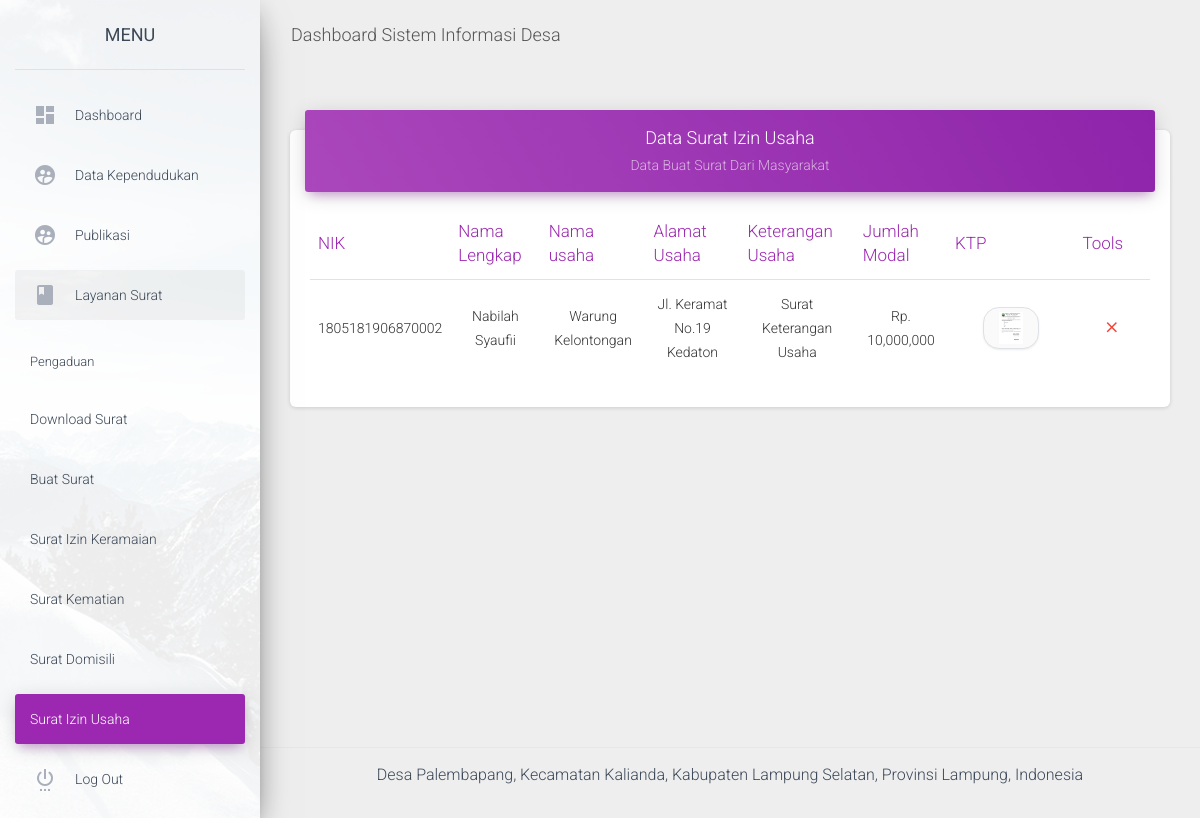
Page /admin/data_surat_usaha.php (signed in) on the committed database.
### tables this page shows
CREATE TABLE `surat_usaha` (
  `id_surat_usaha` varchar(10) NOT NULL,
  `nama` varchar(50) NOT NULL,
  `nik` varchar(50) NOT NULL,
  `alamat` varchar(50) NOT NULL,
  `nama_usaha` varchar(255) NOT NULL,
  `keterangan_usaha` text NOT NULL,
  `jumlah_modal_usaha` varchar(50) NOT NULL,
  `file_surat` varchar(255) NOT NULL
);

### admin/data_surat_usaha.php (the view, shortened to what this page needs)
<?php include "atas.php";include "config.php"; ?>
<?php if(isset($_SESSION['username'])) { ?>
<div class="wrapper ">
  <div class="sidebar" data-color="purple" data-background-color="white" data-image="assets/img/sidebar-1.jpg">
    <div class="logo">
      <a href="" class="simple-text logo-normal">
        MENU
      </a>
    </div>
    <div class="sidebar-wrapper">
      <ul class="nav">
        <li class="nav-item">
          <a class="nav-link" href="home">
            <i class="material-icons">dashboard</i>
            <p>Dashboard</p>
          </a>
        </li>
        <li class="nav-item">
          <a href="#penduduksub" data-toggle="collapse" aria-expanded="false" class="nav-link">
            <i class="material-icons">supervised_user_circle</i>
            <p>Data Kependudukan</p>
          </a>
        </li>
        <li class="nav-item">
          <a href="#publikasisub" data-toggle="collapse" aria-expanded="false" class="nav-link">
            <i class="material-icons">supervised_user_circle</i>
            <p>Publikasi</p>
          </a>
        </li>
        <li class="nav-item active">
          <a href="#layanansuratsub" data-toggle="collapse" aria-expanded="false" class="nav-link">
            <i class="material-icons">book</i>
            <p>Layanan Surat</p>
          </a>
          <ul class="nav collapse list-unstyled" id="layanansuratsub">
            <li class="nav-item">
              <a class="nav-link" href="data_pengaduan">Pengaduan</a>
            </li>
            <li class="nav-item">
              <a class="nav-link" href="data_download">
                <p>Download Surat</p>
              </a>
            </li>
            <li class="nav-item ">
              <a class="nav-link" href="data_buat_surat">
                <p>Buat Surat</p>
              </a>
            </li>
            <li class="nav-item ">
              <a class="nav-link" href="data_surat_izin_keramaian">
                <p>Surat Izin Keramaian</p>
              </a>
            </li>
            <li class="nav-item">
              <a class="nav-link" href="data_surat_kematian">
                <p>Surat Kematian</p>
              </a>
            </li>
            <li class="nav-item">
              <a class="nav-link" href="data_surat_domisili">
                <p>Surat Domisili</p>
              </a>
            </li>
            <li class="nav-item active">
              <a class="nav-link" href="data_surat_usaha">
                <p>Surat Izin Usaha</p>
              </a>
            </li>
          </ul>
        </li>
        <li class="nav-item ">
          <a class="nav-link" href="logout">
            <i class="material-icons">settings_power</i>
            <p>Log Out</p>
          </a>
        </li>
      </ul>
    </div>
  </div>
  <div class="main-panel">
    <nav class="navbar navbar-expand-lg navbar-transparent navbar-absolute fixed-top ">
      <div class="container-fluid">
        <div class="navbar-wrapper">
          <a class="navbar-brand" href="#pablo">Dashboard Sistem Informasi Desa</a>
        </div>
      </div>
    </nav>
    <div class="content">
      <div class="container-fluid">
        <div class="row">
          <div class="col-md-12">
            <div class="card">
              <div class="card-header card-header-primary" align="center">
                <h4 class="card-title ">Data Surat Izin Usaha </h4>
                <p class="card-category"> Data Buat Surat Dari Masyarakat</p>
              </div>
              <div class="card-body">
                <div class="table-responsive">
                  <table class="table">
                    <thead class=" text-primary">
                      <th align="center">
                        NIK
                      </th>
                      <th align="center">
                        Nama Lengkap
                      </th>
                      <th align="center">
                        Nama usaha
                      </th>
                      <th align="center">
                        Alamat Usaha
                      </th>
                      <th align="center">
                        Keterangan Usaha
                      </th>
                      <th align="center">
                        Jumlah Modal
                      </th>
                      <th align="center">
                        KTP
                      </th>
                      <th align="center">
                        Tools
                      </th>
                    </thead>
                    <tbody>
                      <?php $sql  = "SELECT * FROM surat_usaha ORDER BY nik ";
	                          $rest = mysqli_query($koneksi,$sql);
                            while($data = mysqli_fetch_assoc($rest) ) { ?>
                      <tr>
                        <td align="center"> <?php echo $data['nik'];?></td>
                        <td align="center"> <?php echo $data['nama'];?></td>
                        <td align="center"> <?php echo $data['nama_usaha'];?></td>
                        <td align="center"> <?php echo $data['alamat'];?></td>
                        <td align="center"> <?php echo $data['keterangan_usaha'];?></td>
                        <td align="center"> Rp. <?php echo number_format($data['jumlah_modal_usaha']) ;?></td>
                        <td align="center">
                          <a href="../<?php echo $data['file_surat']; ?>" target="_blank">
                            <img src="../<?php echo $data['file_surat']; ?>" class="col-sm-6 img-thumbnail" />
                          </a>
                        </td>
                        <td align="center">
                          <a href="confirm_hapus_buat_surat_usaha?id=<?php echo $data['id_surat_usaha']?>">
                            <button type="button" rel="tooltip" title="Hapus Data"
                              class="btn btn-danger btn-link btn-sm">
                              <i class="material-icons">close</i>
                            </button>
                          </a>
                        </td>
                      </tr>
                      <?php } ?>
                    </tbody>
                  </table>
                </div>
              </div>
            </div>
          </div>
        </div>
      </div>
    </div>
    <footer class="footer">
      <div class="container-fluid">
        <p>Desa Palembapang, Kecamatan Kalianda, Kabupaten Lampung Selatan, Provinsi Lampung, Indonesia</p>
      </div>
    </footer>
  </div>
</div>
<?php } ?>
<?php include "bawah.php"; ?>

### rows in the picture
surat_usaha: nik "1805181906870002", nama "Nabilah Syaufii", nama_usaha "Warung Kelontongan", alamat "Jl. Keramat No.19 Kedaton", keterangan_usaha "Surat Keterangan Usaha", jumlah_modal_usaha "10,000,000", file_surat (picture)
